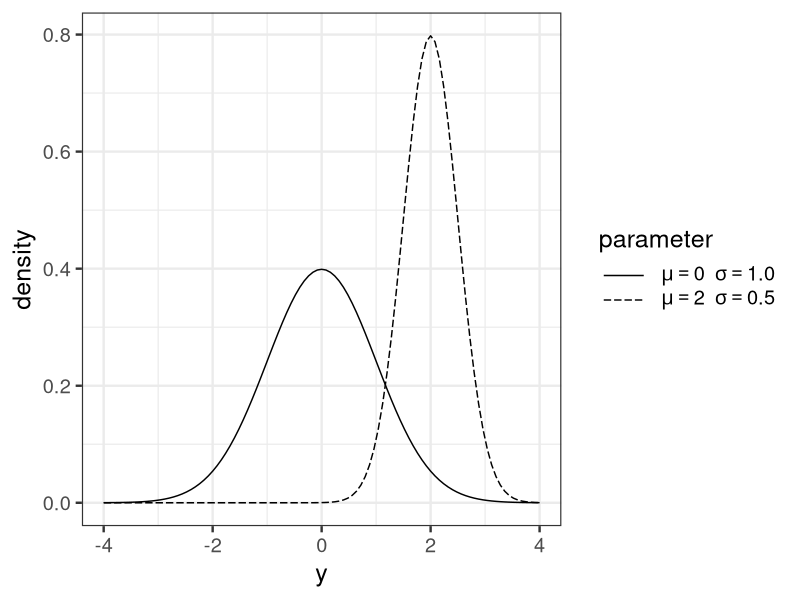

Here is the R script that generated this plot:
library(ggplot2)

ms <- data.frame(mu = c(0, 2), sigma = c(1, 0.5))
ms <- cbind(ms, gr = letters[1:nrow(ms)])
my_labs <- parse(text = sprintf('mu=="%.0f"~~sigma=="%.1f"', ms$mu, ms$sigma))
p <- ggplot(data.frame(X = c(-4, 4)), aes(x = X))
p <- p +
  theme_bw(base_size = 18) +
  theme(legend.key.width = grid::unit(2.5, 'line'))
p <- p + mapply(
  function(mu, sigma, co) stat_function(fun = dnorm, args = list(mean = mu, sd = sigma), aes_q(linetype = co)),
  ms$mu, ms$sigma, ms$gr
)
p <- p + scale_linetype_manual('parameter', values = c('solid', '52', '12'), labels = my_labs)
p <- p + labs(x = 'y', y = 'density')
ggsave(file = 'output/fig6-10.png', plot = p, dpi = 300, w = 6, h = 3)
